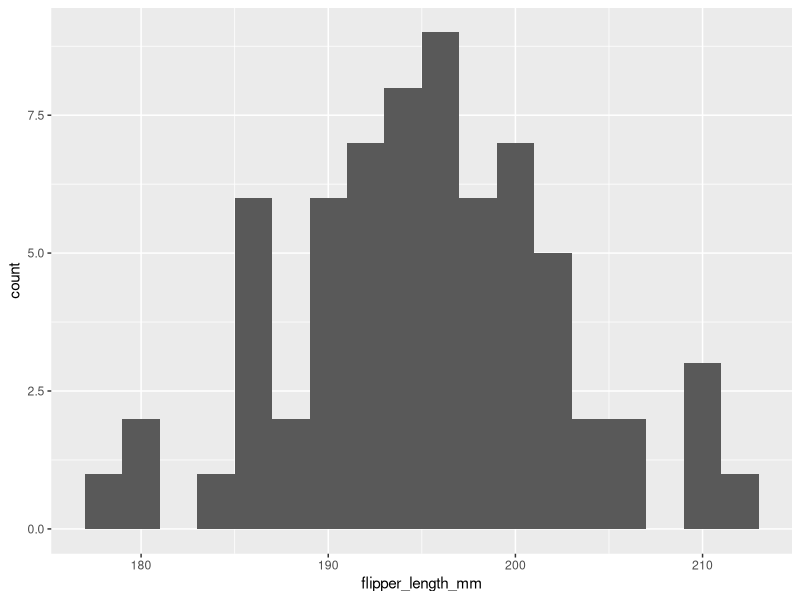
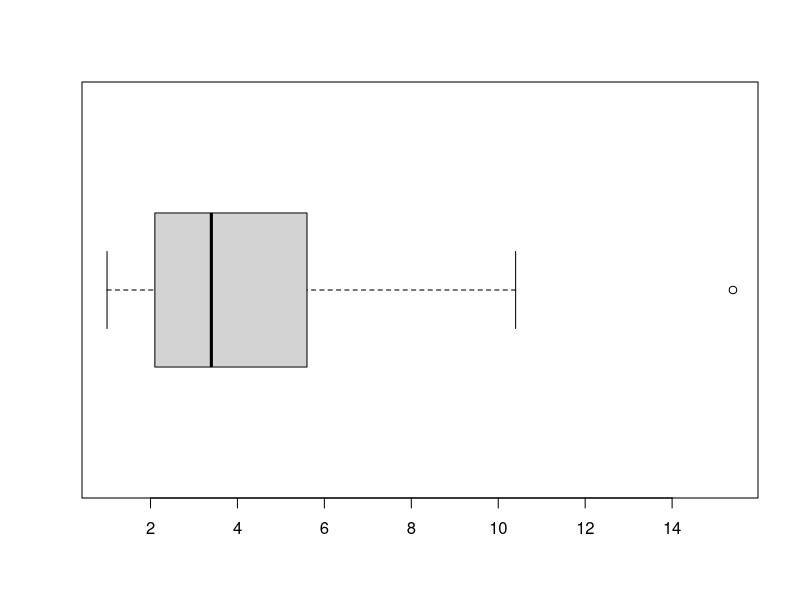

Recreate these plots in R, in order.
## ---- chunk 1
library(tidyverse)
library(palmerpenguins)
## ---- chunk 2
penguins %>% 
  filter(species == "Chinstrap") %>% 
  ggplot(aes(x = flipper_length_mm)) +
  geom_histogram(bins = 18)
## ---- chunk 3
teddy_miles <- c(1.0, 1.2, 1.8, 2.1, 2.4, 2.9, 3.4, 4.7, 5.1, 5.6, 7.8, 10.4, 15.4)
boxplot(teddy_miles, horizontal = TRUE)
